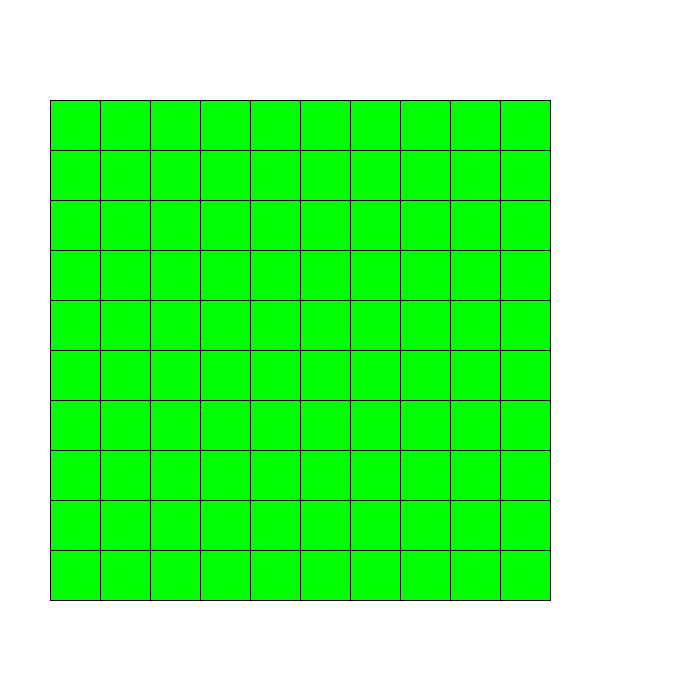
Frame 1 (no input)
Frame 60 (the mouse pressed at the canvas centre just before this capture): identical to frame 1, image omitted
Frame 120 (the mouse held since frame 60 and released just before this capture): identical to frame 1, image omitted

The Processing sketch that drew this single still picture (run headless with seeded random() and noise(); from frame 60 on, the mouse is pressed at the canvas centre):

// Processing sketch: H09_Opdracht7
// ── H09_Opdracht7.pde
void setup(){
size(700,700);
}

void draw(){
background(255,255,255);


int xWaarde = 50;
int yWaarde = 50;
    for( int i = 0; i < 10; i++){
        for( int j = 0; j < 10; j++){
          yWaarde += 50;
     
          if ((i+j) % 2 == 0){
          fill(0, 255, 0);
          }else{
          fill(0,255, 0);
          }
          
          rect(xWaarde , yWaarde , 50,50);
        }
        yWaarde = 50;
        xWaarde += 50;
}
}
